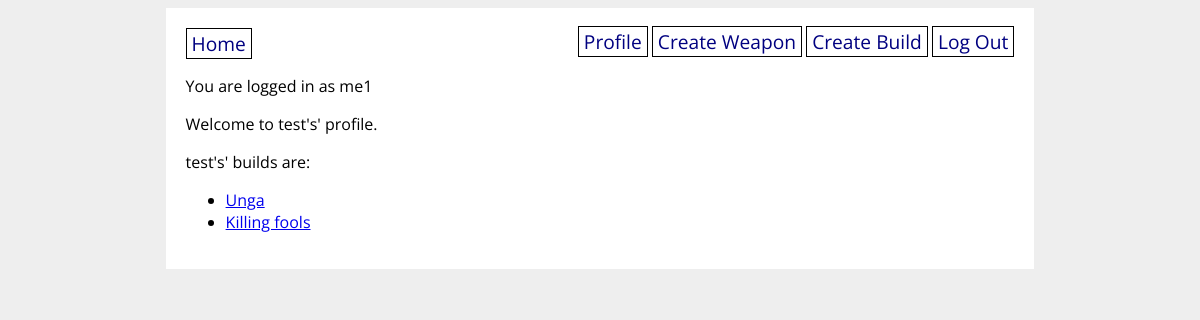
/profile/test (signed in), run on the app's committed database.
### elden_ring_builder/models.py (models this page shows, shortened)
class User(db.Model, UserMixin):
    id = db.Column(db.Integer, primary_key=True)
    username = db.Column(db.String(50), unique=True, nullable=False)
    password = db.Column(db.String(60), nullable=False)
    builds = db.relationship('Build', back_populates='user')
    def __repr__(self):
      return self.username

class Build(db.Model):
  id = db.Column(db.Integer, primary_key=True)
  name = db.Column(db.String(50), nullable=False)
  description = db.Column(db.String(500), nullable=False)
  user_id = db.Column(db.Integer, db.ForeignKey('user.id'), nullable=False)
  user = db.relationship('User', back_populates='builds')
  weapon = db.relationship('Weapon', secondary='build_weapon', back_populates='build')

### elden_ring_builder/main/routes.py (the view)
@main.route('/profile/<username>')
def profile(username):
    user = User.query.filter_by(username=username).one()
    return render_template('profile.html', user=user)

### elden_ring_builder/extensions.py (called while the page is built)
@login_manager.user_loader
def load_user(user_id):
    return User.query.get(user_id)

### elden_ring_builder/templates/profile.html
{% extends 'base.html' %}
{% block content %}
<p>
Welcome to {{ user }}'s' profile.
</p>
<p>
    {{ user }}'s' builds are:
    <ul>
        {% for build in user.builds %}
        <li><a href="/build_detail/{{ build.id }}">{{ build.name }}</a></li>
        {% endfor %}
    </ul>
</p>
{% endblock %}

### elden_ring_builder/templates/base.html (shortened to what this page needs)
<!DOCTYPE html>
<html>
    <head>
        <link rel="stylesheet" href="/static/style.css">
    </head>
    <body>
        <div id="content">
            <nav>
                <a href="/">Home</a>
                <div>
                    {% if current_user.is_authenticated %}
                    <a href="/profile/{{ current_user.username }}">Profile</a>
                    <a href="/create_weapon">Create Weapon</a>
                    <a href="/create_build">Create Build</a>
                    <a href="/logout">Log Out</a>
                    {% else %}
                    <a href="/signup">Sign Up</a>
                    <a href="/login">Log In</a>
                    {% endif %}
                </div>
            </nav>
            {% if current_user.is_authenticated %}
            <p>You are logged in as {{ current_user.username }}</p>
            {% endif %}
            {% block content %}{% endblock %}
        </div>
    </body>
</html>

### elden_ring_builder/static/style.css (style rules this page uses)
body { display: flex; flex-direction: column; align-items: center; background-color: #eee; font-family: 'Open Sans', sans-serif; }
#content { width: 70%; background-color: white; padding: 20px; }
nav { width: 100%; display: flex; flex-direction: row; justify-content: space-between; }
nav a { color: navy; text-decoration: none; border: 1px solid black; padding: 1px 5px; font-size: 1.2em; }

### data on the page
User: username "me1"
User: username "test"
Build: name "Unga"
Build: name "Killing fools"
